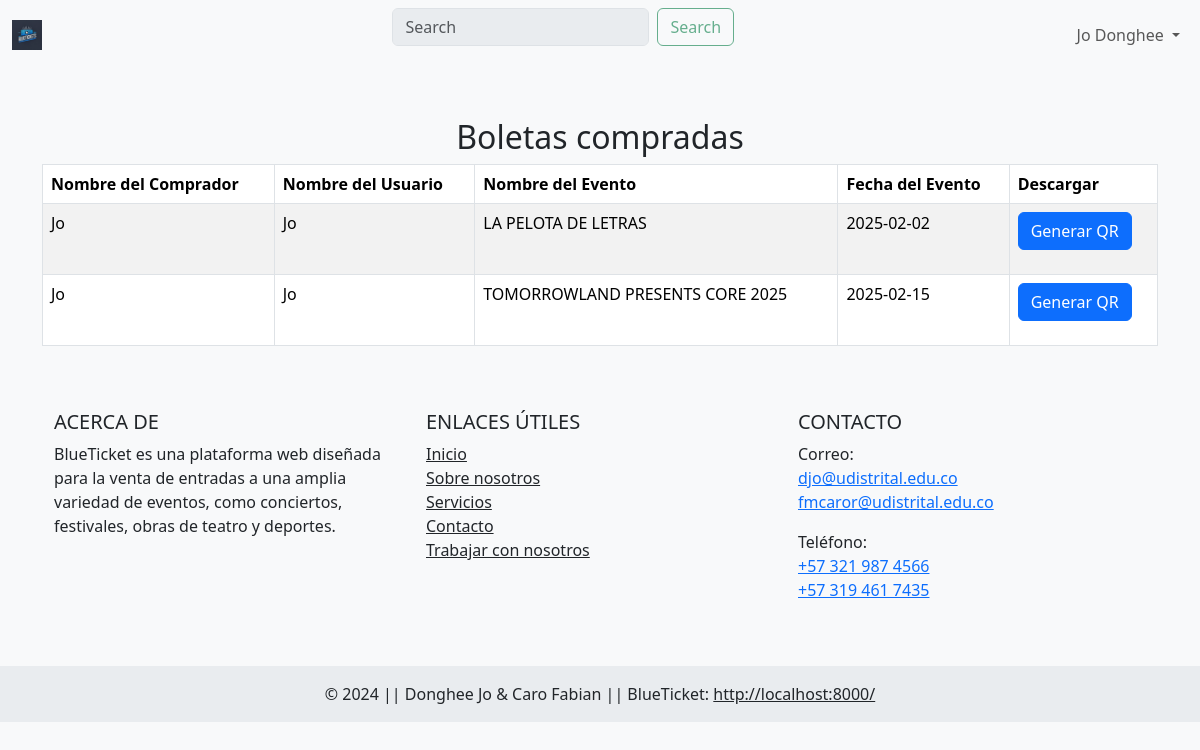
Page /boleteria (signed in) on the committed database.
### tables this page shows
CREATE TABLE `cliente` (
  `idCliente` int NOT NULL AUTO_INCREMENT,
  `nombre` varchar(45) NOT NULL,
  `apellido` varchar(45) NOT NULL,
  `correo` varchar(45) NOT NULL,
  `clave` varchar(45) NOT NULL,
  `estado` int DEFAULT '0',
  PRIMARY KEY (`idCliente`),
  UNIQUE KEY `correo_UNIQUE` (`correo`),
  CONSTRAINT `cliente_chk_1` CHECK ((`estado` in (0,1,2)))
);

CREATE TABLE `boleta` (
  `idBoleta` int NOT NULL AUTO_INCREMENT,
  `nombre_usuario` varchar(45) NOT NULL,
  `idFactura` int NOT NULL,
  `idDetalle` int NOT NULL,
  PRIMARY KEY (`idBoleta`),
  KEY `fk_Factura_Boleta_Boleta1_idx` (`idDetalle`),
  KEY `fk_Boleta_Factura1_idx` (`idFactura`),
  CONSTRAINT `fk_Boleta_Factura1` FOREIGN KEY (`idFactura`) REFERENCES `factura` (`idFactura`),
  CONSTRAINT `fk_Factura_Boleta_Boleta1` FOREIGN KEY (`idDetalle`) REFERENCES `detalle_evento` (`idDetalle`)
);

CREATE TABLE `evento` (
  `idEvento` int NOT NULL AUTO_INCREMENT,
  `nombre` varchar(45) NOT NULL,
  `idProveedor` int NOT NULL,
  `idCategoria` int NOT NULL,
  `idArtista` int NOT NULL,
  `imagen` varchar(45) NOT NULL DEFAULT 'defaultImg.jpeg',
  PRIMARY KEY (`idEvento`),
  KEY `fk_Evento_Proveedor_idx` (`idProveedor`),
  KEY `fk_Evento_Categoria1_idx` (`idCategoria`),
  KEY `fk_Evento_Artista1_idx` (`idArtista`),
  CONSTRAINT `fk_Evento_Artista1` FOREIGN KEY (`idArtista`) REFERENCES `artista` (`idArtista`),
  CONSTRAINT `fk_Evento_Categoria1` FOREIGN KEY (`idCategoria`) REFERENCES `categoria` (`idCategoria`),
  CONSTRAINT `fk_Evento_Proveedor` FOREIGN KEY (`idProveedor`) REFERENCES `proveedor` (`idProveedor`)
);

CREATE TABLE `detalle_evento` (
  `idDetalle` int NOT NULL AUTO_INCREMENT,
  `fecha` date NOT NULL,
  `hora_inicio` time NOT NULL,
  `hora_final` time NOT NULL,
  `costo` double NOT NULL,
  `aforo` int NOT NULL,
  `idLugar` int NOT NULL,
  `idEvento` int NOT NULL,
  PRIMARY KEY (`idDetalle`),
  KEY `fk_Lugar_Evento_Lugar1_idx` (`idLugar`),
  KEY `fk_Lugar_Evento_Evento1_idx` (`idEvento`),
  CONSTRAINT `fk_Lugar_Evento_Evento1` FOREIGN KEY (`idEvento`) REFERENCES `evento` (`idEvento`),
  CONSTRAINT `fk_Lugar_Evento_Lugar1` FOREIGN KEY (`idLugar`) REFERENCES `lugar` (`idLugar`)
);

### src/Logic/Cliente.php (called while the page is built, shortened)
<?php
require_once(__DIR__ . '/../Database/Conexion.php');
require_once(__DIR__ . '/../Persistence/ClienteDAO.php');
class Cliente
{
    private $idCliente;
    private $nombre;
    private $apellido;
    public function __construct(
        $idCliente = 0,
        $nombre = "",
        $apellido = "",
        $correo = "",
        $clave = "",
        $estado = 0
    ) {
        $this->idCliente = $idCliente;
        $this->nombre = $nombre;
        $this->apellido = $apellido;
    }
    public function getNombre()
    {
        return $this->nombre;
    }
    public function getApellido()
    {
        return $this->apellido;
    }
    public function consultar()
    {
        $conexion = new Conexion();
        $conexion->abrirConexion();
        $clienteDAO = new ClienteDAO($this->idCliente);
        $conexion->ejecutarConsulta($clienteDAO->consultar());
        $registro = $conexion->siguienteRegistro();
        if ($registro) {
            $this->idCliente = $registro[0];
            $this->nombre = $registro[1];
            $this->apellido = $registro[2];
        } else {
            throw new Exception("Cliente no encontrado.");
        }
    }
}

### src/Database/Conexion.php (called while the page is built, shortened)
<?php
class Conexion{
    private $mysqlConexion;
    private $resultado;
    public function abrirConexion(){
        $this -> mysqlConexion = new mysqli("localhost", "root", "1234", "blueticketv3");
    }
    public function ejecutarConsulta($sentenciaSQL){
        $this -> resultado = $this -> mysqlConexion -> query($sentenciaSQL);
    }
    public function siguienteRegistro(){
        return $this -> resultado -> fetch_row();
    }
}
?>

### src/Logic/Cliente_boleta.php (called while the page is built, shortened)
<?php
require_once(__DIR__ . '/../Database/Conexion.php');
require_once(__DIR__ . '/../Persistence/ClienteDAO.php');
class Cliente_boleta{
    private $nombreCliente;
    private $nombreUsuario;
    private $nombreEvento;
    private $fecha;
    public function __construct($idFactura=0, $nombreCliente="", $apellidoCliente="", $nombreUsuario="", $nombreEvento="", $fecha="", $idCliente=0) {
        $this->nombreCliente = $nombreCliente;
        $this->nombreUsuario = $nombreUsuario;
        $this->nombreEvento = $nombreEvento;
        $this->fecha = $fecha;
    }
    public function getNombreCliente() {
        return $this->nombreCliente;
    }
    public function getNombreUsuario() {
        return $this->nombreUsuario;
    }
    public function getNombreEvento() {
        return $this->nombreEvento;
    }
    public function getFecha() {
        return $this->fecha;
    }
    public function consultarBoletas($idCliente=0){
        $conexion = new Conexion();
        $conexion -> abrirConexion();
        $clienteDAO = new ClienteDAO($idCliente);
        $conexion -> ejecutarConsulta($clienteDAO -> consultarBoletas());
        $boletas = array();
        while($registro = $conexion -> siguienteRegistro()){
            $boleta = new Cliente_boleta($registro[0], $registro[1], $registro[2], $registro[3],$registro[4],$registro[5],$registro[6]);
            array_push($boletas, $boleta);
        }
        return $boletas;
    }
}
?>

### src/Persistence/ClienteDAO.php (called while the page is built, shortened)
<?php
class ClienteDAO
{
    private $idCliente;
    public function __construct(
        $idCliente = 0,
        $nombre = "",
        $apellido = "",
        $correo = "",
        $clave = ""
    ) {
        $this->idCliente = $idCliente;
    }
    public function consultarBoletas()
    {
        return "SELECT b.idFactura, c.nombre, c.apellido, b.nombre_usuario, e.nombre, d.fecha, f.idCliente
                FROM boleta b
                JOIN factura f ON b.idFactura = f.idFactura
                JOIN cliente c ON f.idCliente = c.idCliente
                JOIN detalle_evento d ON b.idDetalle = d.idDetalle
                JOIN evento e ON d.idEvento = e.idEvento
                WHERE f.idCliente = " . $this->idCliente;
    }
}

### public/views/cliente/boleteria.php (the view, shortened to what this page needs)
<?php
require_once(__DIR__ . '/../../../src/Logic/Cliente_boleta.php');
require_once(__DIR__ . '/../../../src/Logic/Cliente.php');
?>
<div class="container mt-5">
    <h2 class="text-center">Boletas compradas</h2>
    <div class="table-responsive">
        <table class="table table-bordered table-striped">
            <thead>
                <tr>
                    <th>Nombre del Comprador</th>
                    <th>Nombre del Usuario</th>
                    <th>Nombre del Evento</th>
                    <th>Fecha del Evento</th>
                    <th>Descargar</th>
                </tr>
            </thead>
            <tbody>
                <?php
                $c_boleta = new Cliente_boleta();
                $boletas = $c_boleta->consultarBoletas($idCliente);
                foreach ($boletas as $temp) {
                    echo "<tr>";
                    echo "<td>" . $temp->getNombreCliente() . "</td>";
                    echo "<td>" . $temp->getNombreUsuario() . "</td>";
                    echo "<td>" . $temp->getNombreEvento() . "</td>";
                    echo "<td>" . $temp->getFecha() . "</td>";
                    echo "<td>";
                ?>
                    <form action='/generarQR.php' method='POST' target="_blank">
                        <button type='submit' class='btn btn-primary'>Generar QR</button>
                    </form>
                <?php
                    echo "</td>";
                    echo "</tr>";
                }
                ?>
            </tbody>
        </table>
    </div>
</div>

### public/views/shared/navbar.php (shortened to what this page needs)
<?php
require_once (__DIR__ .'/../../../src/Logic/Cliente.php');
?>
<nav class="navbar navbar-expand-lg bg-body-tertiary">
    <div class="container-fluid">
        <a class="navbar-brand" href="/">
            <img src="/assets/images/logo.webp" style="width: 30px; height: 30px;" alt="Logo">
        </a>
        <div class="collapse navbar-collapse justify-content-center" id="navbarSupportedContent">
            <form class="d-flex" role="search">
                <input class="form-control me-2" type="search" placeholder="Search" aria-label="Search" disabled>
                <button class="btn btn-outline-success" type="submit" disabled>Search</button>
            </form>
        </div>
        <div class="ml-auto">
            <?php
            if (!isset($_SESSION["idCliente"])) {
            ?>
                <ul class="navbar-nav me-auto mb-2 mb-lg-0">
                    <li class="nav-item">
                        <a class="nav-link" href="/login">Iniciar Sesión</a>
                    </li>
                    <li class="nav-item">
                        <a class="nav-link" href="/registro">Registrarse</a>
                    </li>
                </ul>
            <?php
            } else {
                $idCliente = $_SESSION["idCliente"];
                $cliente = new Cliente($idCliente);
                $cliente->consultar();
            ?>
                <ul class="navbar-nav">
                    <li class="nav-item dropdown">
                        <a class="nav-link dropdown-toggle"
                            href="#" role="button" data-bs-toggle="dropdown"
                            aria-expanded="false">
                            <?php echo $cliente->getNombre() . " " . $cliente->getApellido(); ?>
                        </a>
                    </li>
                </ul>
            <?php
            }
            ?>
        </div>
    </div>
</nav>

### public/assets/css/estilos.css (style rules this page uses)
html, body { height: 100%; margin: 0; background-color: #f8f9fa; display: flex; flex-direction: column; }
.container { flex: 1; }
ul { list-style-type: none; padding-left: 0; }

### rows in the picture
cliente: nombre "Jo", apellido "Donghee"
boleta: cliente.nombre "Jo", nombre_usuario "Jo", evento.nombre "LA PELOTA DE LETRAS", idDetalle.fecha "2025-02-02"
boleta: cliente.nombre "Jo", nombre_usuario "Jo", evento.nombre "TOMORROWLAND PRESENTS CORE 2025", idDetalle.fecha "2025-02-15"
